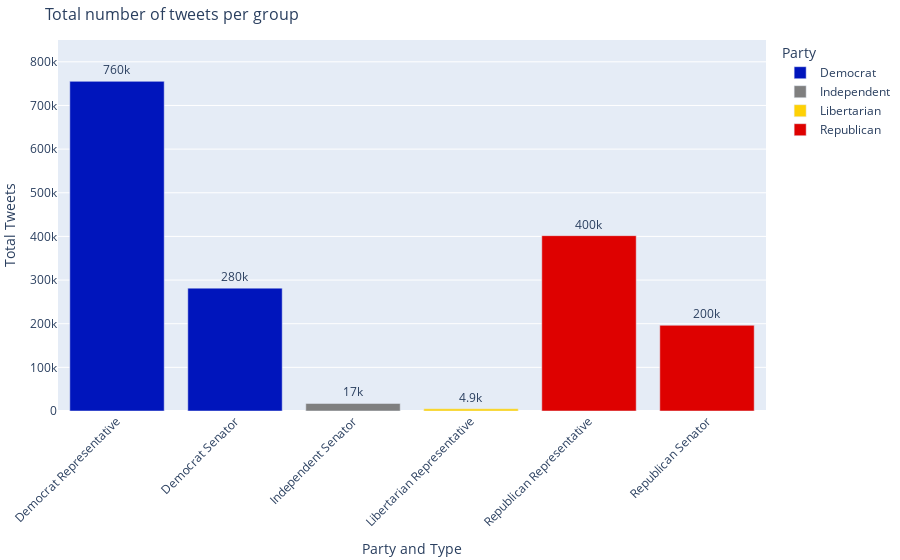

The cell this chart's notebook holds for it:
### Code cell
fig = px.bar(
    tweet_count_party,
    x="Party and Type",
    y="Total Tweets",
    color='Party',
    color_discrete_sequence=["#0015BC", "#7f7f7f", "#FED105", "#DE0100"],
    text='Total Tweets',
    title = 'Total number of tweets per group'
)
fig.update_traces(texttemplate='%{text:.2s}', textposition='outside')
# Rotate labels 45 degrees
fig.update_layout(
    xaxis=dict(
        tickangle=-45,
    ),
    yaxis=dict(
        range=[0, 8.5e5]
    ),
    margin=dict(b=5,l=5,r=5,t=40),
    titlefont_size=16,
)
# save for website
fig.write_html(
    file = "../web_app/plotly_files/tweet_barplot.html", 
    full_html = False,
    include_plotlyjs='cdn'
)
fig

### Figure 1 — Plotly figure (JSON) as saved in the notebook; plotly's stock layout.template omitted (floating-point values rounded to 4 significant figures)
{"data": [{"alignmentgroup": "True", "hovertemplate": "Party=Democrat<br>Party and Type=%{x}<br>Total Tweets=%{text}<extra></extra>", "legendgroup": "Democrat", "marker": {"color": "#0015BC"}, "name": "Democrat", "offsetgroup": "Democrat", "orientation": "v", "showlegend": true, "text": [755224, 281491], "textposition": "outside", "texttemplate": "%{text:.2s}", "type": "bar", "x": ["Democrat Representative", "Democrat Senator"], "xaxis": "x", "y": [755224, 281491], "yaxis": "y"}, {"alignmentgroup": "True", "hovertemplate": "Party=Independent<br>Party and Type=%{x}<br>Total Tweets=%{text}<extra></extra>", "legendgroup": "Independent", "marker": {"color": "#7f7f7f"}, "name": "Independent", "offsetgroup": "Independent", "orientation": "v", "showlegend": true, "text": [17275], "textposition": "outside", "texttemplate": "%{text:.2s}", "type": "bar", "x": ["Independent Senator"], "xaxis": "x", "y": [17275], "yaxis": "y"}, {"alignmentgroup": "True", "hovertemplate": "Party=Libertarian<br>Party and Type=%{x}<br>Total Tweets=%{text}<extra></extra>", "legendgroup": "Libertarian", "marker": {"color": "#FED105"}, "name": "Libertarian", "offsetgroup": "Libertarian", "orientation": "v", "showlegend": true, "text": [4926], "textposition": "outside", "texttemplate": "%{text:.2s}", "type": "bar", "x": ["Libertarian Representative"], "xaxis": "x", "y": [4926], "yaxis": "y"}, {"alignmentgroup": "True", "hovertemplate": "Party=Republican<br>Party and Type=%{x}<br>Total Tweets=%{text}<extra></extra>", "legendgroup": "Republican", "marker": {"color": "#DE0100"}, "name": "Republican", "offsetgroup": "Republican", "orientation": "v", "showlegend": true, "text": [401690, 196327], "textposition": "outside", "texttemplate": "%{text:.2s}", "type": "bar", "x": ["Republican Representative", "Republican Senator"], "xaxis": "x", "y": [401690, 196327], "yaxis": "y"}], "layout": {"barmode": "relative", "legend": {"title": {"text": "Party"}, "tracegroupgap": 0}, "margin": {"b": 5, "l": 5, "r": 5, "t": 40}, "title": {"font": {"size": 16}, "text": "Total number of tweets per group"}, "xaxis": {"anchor": "y", "domain": [0, 1], "tickangle": -45, "title": {"text": "Party and Type"}}, "yaxis": {"anchor": "x", "domain": [0, 1], "range": [0, 850000], "title": {"text": "Total Tweets"}}}}
